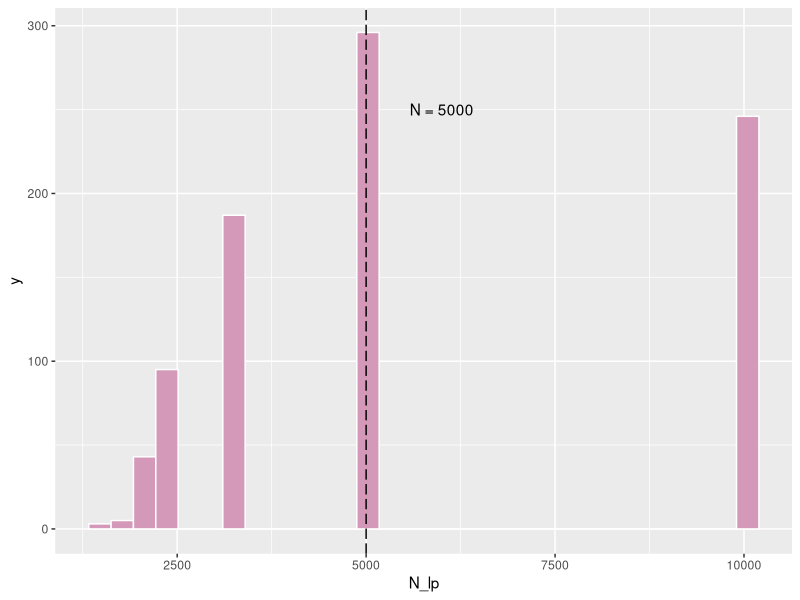
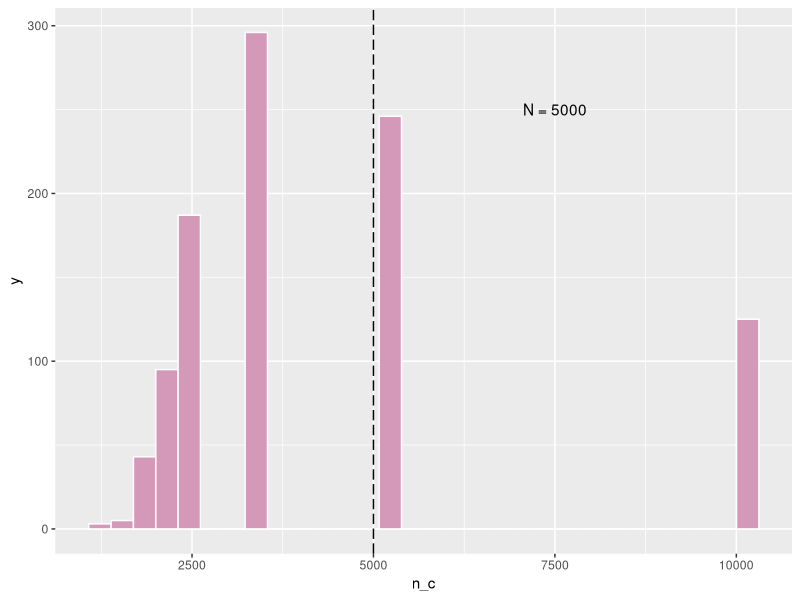

These figures' R source, in order:
## ---- chunk 1
knitr::opts_chunk$set(echo = TRUE)
## ---- chunk 2
require(ggplot2)
## ---- chunk 3
# simulation
n <- 5000
n1 <- 100
n2 <- 100

population <- c(1:n)
s1 <- sample(population, size = n1, replace = FALSE)
s2 <- sample(population, size = n2, replace = FALSE)
s2in1 <- intersect(s1, s2)
m2 <- length(s2in1)
n_lp <- n1 * n2 / m2

m2
n_lp
## ---- chunk 4
# define a function
SimulateCapRecapNew <- function(n = 5000, n1 = 100, n2 = 100, iter = 100){
  # n: size of population
  # n1: number of individuals “captured,” “tagged”, and released
  # n2: the number of individuals "recaptured"
  # m2: the number of individuals "tagged"
  # n_lp: the estimator of the population size
  
  df <- data.frame()
  population <- c(1:n)
  i <- 1
  
  while (i <= iter) {
    s1 <- sample(population, size = n1, replace = FALSE)
    s2 <- sample(population, size = n2, replace = FALSE)
    s2in1 <- intersect(s1, s2)
    m2 <- length(s2in1)
    n_lp <- n1 * n2 / m2
    df[i, 1] <- m2
    df[i, 2] <- n_lp
    i <- i + 1
  } # end while loop
  
  N <- n
  return(list(df, N))
}
## ---- chunk 5
n <- 5000
n1 <- 100
n2 <- 100
iter <- 1000

simu <- SimulateCapRecapNew(n, n1, n2, iter)
simu_df <- simu[[1]]
names(simu_df) <- c("m2", "N_lp")

ggplot(simu_df, aes(N_lp)) +
  geom_histogram(na.rm = TRUE, color = "white", fill = "#D499B9") + 
  geom_vline(xintercept = 5000, linetype = "longdash") +
  annotate("text", x = 6000, y = 250, label = "N = 5000")

## ---- chunk 6
num_inf = sum(is.infinite(simu_df[,2]))
percent_inf = num_inf/iter
percent_inf
## ---- chunk 7
m_2 <- simu_df[,1]
n_c <- (n1 + 1) * (n2 + 1) / (m_2 + 1) - 1

df <- data.frame(simu_df[,1], n_c)
ggplot(df, aes(n_c)) +
  geom_histogram(na.rm = TRUE, color = "white", fill = "#D499B9") + 
  geom_vline(xintercept = 5000, linetype = "longdash") +
  annotate("text", x = 7500, y = 250, label = "N = 5000")
## ---- chunk 8
n_lp_mean <- mean(simu_df[,2][which(simu_df[,2] != Inf)])
n_c_mean <- mean(n_c)

n_lp_bias <- n_lp_mean - n
n_c_bias <- n_c_mean - n

n_lp_bias
n_c_bias
